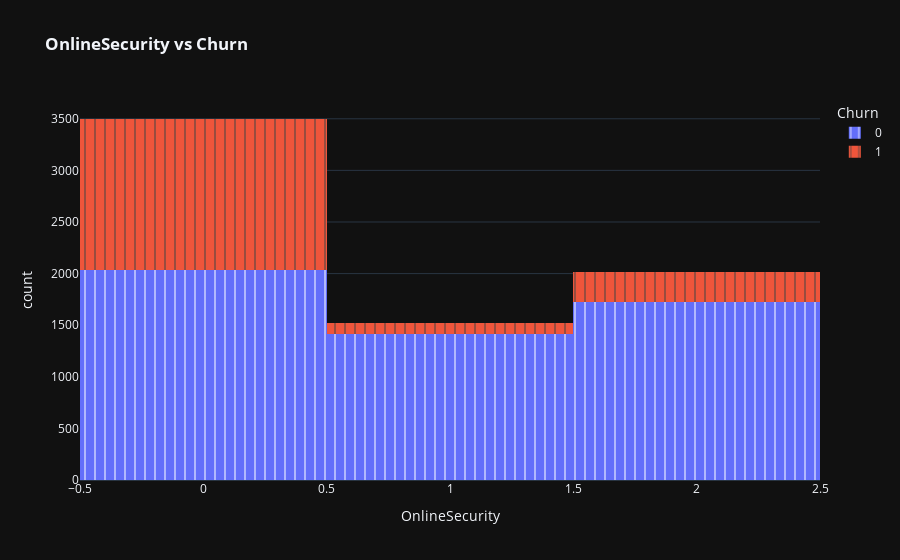

This figure's notebook cell:
### Code cell
fig = px.histogram(data_frame = df,
             x = "OnlineSecurity",
             color="Churn", title="<b>OnlineSecurity vs Churn</b>",
             pattern_shape_sequence=['|'],
             template='plotly_dark')

fig.show()

### Figure 1 — Plotly figure (JSON) as saved in the notebook; plotly's stock layout.template omitted (floating-point values rounded to 4 significant figures; data arrays with more than 128 entries replaced by an {"elided": "..."} marker saying what was removed)
{"data": [{"alignmentgroup": "True", "bingroup": "x", "hovertemplate": "Churn=0<br>OnlineSecurity=%{x}<br>count=%{y}<extra></extra>", "legendgroup": "0", "marker": {"color": "#636efa", "pattern": {"shape": "|"}}, "name": "0", "offsetgroup": "0", "orientation": "v", "showlegend": true, "type": "histogram", "x": {"elided": "5174 int values"}, "xaxis": "x", "yaxis": "y"}, {"alignmentgroup": "True", "bingroup": "x", "hovertemplate": "Churn=1<br>OnlineSecurity=%{x}<br>count=%{y}<extra></extra>", "legendgroup": "1", "marker": {"color": "#EF553B", "pattern": {"shape": "|"}}, "name": "1", "offsetgroup": "1", "orientation": "v", "showlegend": true, "type": "histogram", "x": {"elided": "1869 int values"}, "xaxis": "x", "yaxis": "y"}], "layout": {"barmode": "relative", "legend": {"title": {"text": "Churn"}, "tracegroupgap": 0}, "title": {"text": "<b>OnlineSecurity vs Churn</b>"}, "xaxis": {"anchor": "y", "domain": [0, 1], "title": {"text": "OnlineSecurity"}}, "yaxis": {"anchor": "x", "domain": [0, 1], "title": {"text": "count"}}}}
